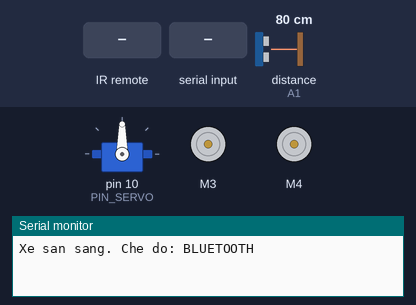
Recording of a sketch running on a simulated Arduino Uno, built with avr-gcc and run on an emulated ATmega328P. Parts: servo, 2 × DC motor (green arrow = forward, orange = backward, longer = faster), the last lines printed to the serial monitor. The inputs (shaded band) are chosen by the test bench; at power-on: distance to the obstacle (sensor on A1) 80 cm. The echo pulse lasts 58.3 µs per cm.

Above: at 1.2 s.
1.3 s: infrared code 0x47 received
At 2.5 s:
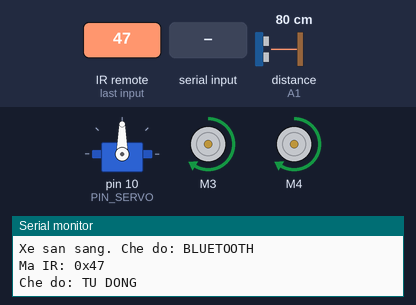
2.8 s: distance to the obstacle (sensor on A1) set to 23 cm
4.3 s: distance to the obstacle (sensor on A1) set to 18 cm
At 7.2 s:
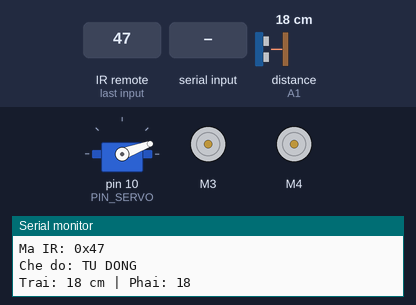
7.3 s: distance to the obstacle (sensor on A1) set to 2 cm
10.3 s: "I" received over the second serial link
At 11.0 s:
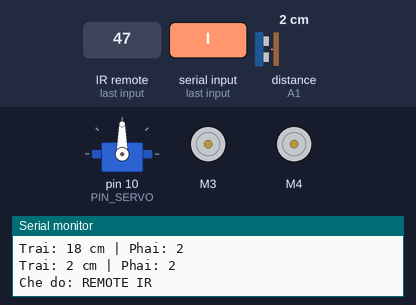
11.8 s: infrared code 0x5A received
At 11.92 s:
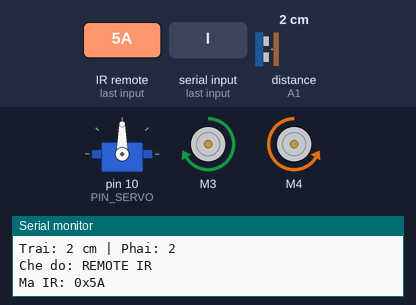
Timing chart, 0 to 14.5 s (numbered marks = the images above; inputs shaded):
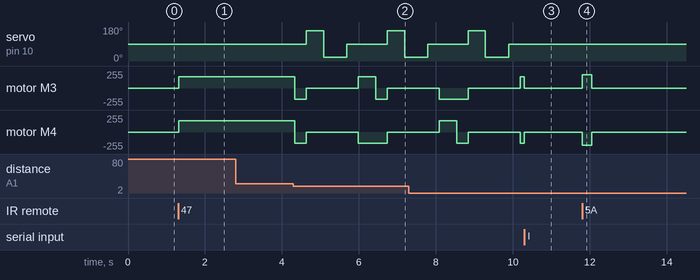

Measured:
- the behaviour switches between 21 and 20 cm on distance to the obstacle (sensor on A1) (found by bisection; images 1 and 2)
- after the input at 1.3 s, motor M3, motor M4: stopped → forward 170/255 at once
- after the input at 2.8 s, every drawn part: stays the same
- after the input at 4.3 s, servo on pin 10 (PIN_SERVO): 90° → 160° after 0.33 s, → 20° 0.45 s later, → 90° 0.60 s later, → 160° 1.1 s later, … (5 changes in this stretch); motor M3: forward 170/255 → backward 170/255 at once, → stopped 0.30 s later, → forward 170/255 1.4 s later, → backward 170/255 0.45 s later, … (5 changes in this stretch)
- after the input at 10.3 s, servo on pin 10 (PIN_SERVO): stays 90° (without the input it goes to 160° after 1.1 s); motor M4: backward 170/255 → stopped after 0.00 s instead of 1.1 s
- after the input at 11.8 s, motor M3: stopped → forward 200/255 at once, → stopped 0.25 s later; motor M4: stopped → backward 200/255 at once, → stopped 0.25 s later

The sketch:

xe_thong_minh.ino
```cpp
/*
  XE THONG MINH - Arduino Uno R3 + Shield L293D V1 + HC-05 + HC-SR04 + SG90 + IR
  Cac che do: Bluetooth (X), dieu khien remote IR (I), tu dong ne vat can (A).

  Thu vien can cai dat:
    - Adafruit Motor Shield library V1 (AFMotor)
    - Arduino-IRremote 4.x
    - Servo va SoftwareSerial co san trong Arduino IDE

  Dau day:
    Dong co trai M3, dong co phai M4
    Servo SG90 -> SERVO1 / D10
    HC-SR04: Trig A0, Echo A1
    HC-05: TX -> A2, RX <- A3 (nen chia ap 5V xuong 3.3V)
    Mat thu IR: OUT -> D2

  Bluetooth: X/I/A doi che do; F tien, B lui, L/R re, S dung, 0..9 toc do.
  Remote: phim 1/2/3 doi che do; mui ten de lai; OK dung.
*/

#include <AFMotor.h>
#include <Servo.h>
#include <SoftwareSerial.h>
#include <IRremote.hpp>
#include <ctype.h>

// Chan ket noi
#define PIN_TRIG   A0
#define PIN_ECHO   A1
#define PIN_BT_RX  A2
#define PIN_BT_TX  A3
#define PIN_IR     2
#define PIN_SERVO  10

// Ma command cua remote IR (co the can thay doi theo remote)
#define IR_MODE_BT   0x45
#define IR_MODE_IR   0x46
#define IR_MODE_AUTO 0x47
#define IR_UP        0x18
#define IR_DOWN      0x52
#define IR_LEFT      0x08
#define IR_RIGHT     0x5A
#define IR_OK        0x1C

const int KHOANG_CACH_NE_CM = 20;
const int KHOANG_CACH_DUNG_CM = 15;
const int TOC_DO_TU_DONG = 170;
const unsigned long THOI_GIAN_CHO_IR_MS = 250;
const unsigned long THOI_GIAN_DO_MS = 70;

AF_DCMotor dongCoTrai(3);
AF_DCMotor dongCoPhai(4);
Servo servoQuet;
SoftwareSerial bluetooth(PIN_BT_RX, PIN_BT_TX);

enum CheDo { CHE_DO_BLUETOOTH, CHE_DO_IR, CHE_DO_TU_DONG };
enum BuocTuDong {
  TU_DONG_DO_DUONG,
  TU_DONG_LUI,
  TU_DONG_QUAY_TRAI,
  TU_DONG_DO_TRAI,
  TU_DONG_DO_PHAI,
  TU_DONG_CHO_SERVO_VE_GIUA,
  TU_DONG_RE
};

CheDo cheDoHienTai = CHE_DO_BLUETOOTH;
BuocTuDong buocTuDong = TU_DONG_DO_DUONG;
int tocDoTay = 200;
char lenhDiChuyen = 'S';
unsigned long mocThoiGianBuoc = 0;
unsigned long mocDoKhoangCach = 0;
unsigned long mocNhanIR = 0;
int khoangCachTrai = 0;
int khoangCachPhai = 0;
int thoiGianReMs = 450;

void datTocDo(int tocDo) {
  tocDo = constrain(tocDo, 0, 255);
  dongCoTrai.setSpeed(tocDo);
  dongCoPhai.setSpeed(tocDo);
}

void dungXe() {
  dongCoTrai.run(RELEASE);
  dongCoPhai.run(RELEASE);
}

void chayTien(int tocDo) {
  datTocDo(tocDo);
  dongCoTrai.run(FORWARD);
  dongCoPhai.run(FORWARD);
}

void chayLui(int tocDo) {
  datTocDo(tocDo);
  dongCoTrai.run(BACKWARD);
  dongCoPhai.run(BACKWARD);
}

void quayTrai(int tocDo) {
  datTocDo(tocDo);
  dongCoTrai.run(BACKWARD);
  dongCoPhai.run(FORWARD);
}

void quayPhai(int tocDo) {
  datTocDo(tocDo);
  dongCoTrai.run(FORWARD);
  dongCoPhai.run(BACKWARD);
}

// Tra ve centimet; 0 co nghia la khong nhan duoc phan hoi (loi/mat tin hieu).
int docKhoangCachCm() {
  digitalWrite(PIN_TRIG, LOW);
  delayMicroseconds(2);
  digitalWrite(PIN_TRIG, HIGH);
  delayMicroseconds(10);
  digitalWrite(PIN_TRIG, LOW);
  unsigned long thoiGianEcho = pulseIn(PIN_ECHO, HIGH, 25000UL);
  if (thoiGianEcho == 0) return 0;
  return (int)(thoiGianEcho / 58UL);
}

void chuyenCheDo(CheDo cheDoMoi) {
  cheDoHienTai = cheDoMoi;
  lenhDiChuyen = 'S';
  buocTuDong = TU_DONG_DO_DUONG;
  dungXe();
  servoQuet.write(90);

  const __FlashStringHelper* tenCheDo = F("KHONG RO");
  if (cheDoMoi == CHE_DO_BLUETOOTH) tenCheDo = F("BLUETOOTH");
  else if (cheDoMoi == CHE_DO_IR) tenCheDo = F("REMOTE IR");
  else if (cheDoMoi == CHE_DO_TU_DONG) tenCheDo = F("TU DONG");

  Serial.print(F("Che do: "));
  Serial.println(tenCheDo);
  bluetooth.print(F("Che do: "));
  bluetooth.println(tenCheDo);
}

void dieuKhienTay(char lenh) {
  lenhDiChuyen = lenh;
  switch (lenh) {
    case 'F': chayTien(tocDoTay); break;
    case 'B': chayLui(tocDoTay); break;
    case 'L': quayTrai(tocDoTay); break;
    case 'R': quayPhai(tocDoTay); break;
    default: lenhDiChuyen = 'S'; dungXe(); break;
  }
}

void xuLyBluetooth() {
  while (bluetooth.available()) {
    int kyTuNhan = bluetooth.read();
    if (kyTuNhan < 0) continue;
    char lenh = (char)toupper((unsigned char)kyTuNhan);

    if (lenh == 'X') { chuyenCheDo(CHE_DO_BLUETOOTH); continue; }
    if (lenh == 'I') { chuyenCheDo(CHE_DO_IR); continue; }
    if (lenh == 'A') { chuyenCheDo(CHE_DO_TU_DONG); continue; }

    // Cho phep lenh S dung khan cap ca khi xe dang tu dong.
    if (lenh == 'S' && cheDoHienTai == CHE_DO_TU_DONG) {
      chuyenCheDo(CHE_DO_BLUETOOTH);
      continue;
    }
    if (cheDoHienTai != CHE_DO_BLUETOOTH) continue;

    if (lenh >= '0' && lenh <= '9') {
      // 0 dung xe; muc 1..9 dieu chinh toc do tu 120 den 255.
      if (lenh == '0') {
        tocDoTay = 0;
        dieuKhienTay('S');
      } else {
        tocDoTay = map(lenh - '0', 1, 9, 120, 255);
        if (lenhDiChuyen != 'S') dieuKhienTay(lenhDiChuyen);
      }
    } else if (lenh == 'F' || lenh == 'B' || lenh == 'L' || lenh == 'R' || lenh == 'S') {
      dieuKhienTay(lenh);
    }
  }
}

void xuLyIR() {
  if (!IrReceiver.decode()) {
    if (cheDoHienTai == CHE_DO_IR && lenhDiChuyen != 'S' &&
        millis() - mocNhanIR > THOI_GIAN_CHO_IR_MS) {
      dieuKhienTay('S');
    }
    return;
  }

  bool laLapLai = (IrReceiver.decodedIRData.flags & IRDATA_FLAGS_IS_REPEAT) != 0;
  uint8_t maLenh = IrReceiver.decodedIRData.command;
  IrReceiver.resume();

  if (laLapLai) {
    mocNhanIR = millis();
    return;
  }

  Serial.print(F("Ma IR: 0x"));
  Serial.println(maLenh, HEX);

  if (maLenh == IR_MODE_BT) { chuyenCheDo(CHE_DO_BLUETOOTH); return; }
  if (maLenh == IR_MODE_IR) { chuyenCheDo(CHE_DO_IR); return; }
  if (maLenh == IR_MODE_AUTO) { chuyenCheDo(CHE_DO_TU_DONG); return; }

  if (cheDoHienTai == CHE_DO_TU_DONG && maLenh == IR_OK) {
    chuyenCheDo(CHE_DO_IR);
    return;
  }
  if (cheDoHienTai != CHE_DO_IR) return;

  mocNhanIR = millis();
  switch (maLenh) {
    case IR_UP: dieuKhienTay('F'); break;
    case IR_DOWN: dieuKhienTay('B'); break;
    case IR_LEFT: dieuKhienTay('L'); break;
    case IR_RIGHT: dieuKhienTay('R'); break;
    case IR_OK: dieuKhienTay('S'); break;
  }
}

void kiemTraAnToanLaiTay() {
  if (cheDoHienTai != CHE_DO_BLUETOOTH && cheDoHienTai != CHE_DO_IR) return;
  if (lenhDiChuyen != 'F' || millis() - mocDoKhoangCach < THOI_GIAN_DO_MS) return;
  mocDoKhoangCach = millis();

  int khoangCach = docKhoangCachCm();
  // Mat tin hieu cam bien cung dung xe de an toan, khong coi la duong trong.
  if (khoangCach == 0 || khoangCach <= KHOANG_CACH_DUNG_CM) {
    dieuKhienTay('S');
    Serial.println(F("Canh bao: vat can hoac mat tin hieu, da dung xe."));
    bluetooth.println(F("Canh bao: vat can/mat tin hieu, da dung xe."));
  }
}

bool hetThoiGianBuoc(unsigned long thoiLuongMs) {
  return millis() - mocThoiGianBuoc >= thoiLuongMs;
}

void batDauBuoc(BuocTuDong buocMoi) {
  buocTuDong = buocMoi;
  mocThoiGianBuoc = millis();
}

// May trang thai khong dung delay dai; Bluetooth va IR van duoc xu ly lien tuc.
void xuLyTuDong() {
  unsigned long hienTai = millis();

  switch (buocTuDong) {
    case TU_DONG_DO_DUONG: {
      if (hienTai - mocDoKhoangCach < THOI_GIAN_DO_MS) return;
      mocDoKhoangCach = hienTai;
      int khoangCach = docKhoangCachCm();
      if (khoangCach == 0) {
        dungXe(); // Cam bien khong tra loi: dung an toan
        Serial.println(F("Khong co phan hoi tu HC-SR04; xe da dung."));
      } else if (khoangCach <= KHOANG_CACH_NE_CM) {
        dungXe();
        chayLui(TOC_DO_TU_DONG);
        batDauBuoc(TU_DONG_LUI);
      } else {
        chayTien(TOC_DO_TU_DONG);
      }
      break;
    }

    case TU_DONG_LUI:
      if (hetThoiGianBuoc(300)) {
        dungXe();
        servoQuet.write(160);
        batDauBuoc(TU_DONG_QUAY_TRAI);
      }
      break;

    case TU_DONG_QUAY_TRAI:
      if (hetThoiGianBuoc(450)) {
        khoangCachTrai = docKhoangCachCm();
        servoQuet.write(20);
        batDauBuoc(TU_DONG_DO_TRAI);
      }
      break;

    case TU_DONG_DO_TRAI:
      if (hetThoiGianBuoc(600)) {
        khoangCachPhai = docKhoangCachCm();
        servoQuet.write(90);
        batDauBuoc(TU_DONG_CHO_SERVO_VE_GIUA);
      }
      break;

    case TU_DONG_CHO_SERVO_VE_GIUA:
      if (hetThoiGianBuoc(300)) {
        Serial.print(F("Trai: ")); Serial.print(khoangCachTrai);
        Serial.print(F(" cm | Phai: ")); Serial.println(khoangCachPhai);

        // Mat tin hieu khi quet cung duoc xem nhu huong bi chan.
        bool traiBiChan = khoangCachTrai == 0 || khoangCachTrai < 15;
        bool phaiBiChan = khoangCachPhai == 0 || khoangCachPhai < 15;
        if (traiBiChan && phaiBiChan) {
          thoiGianReMs = 900;
          quayPhai(TOC_DO_TU_DONG);
        } else if (!traiBiChan && (phaiBiChan || khoangCachTrai > khoangCachPhai)) {
          thoiGianReMs = 450;
          quayTrai(TOC_DO_TU_DONG);
        } else {
          thoiGianReMs = 450;
          quayPhai(TOC_DO_TU_DONG);
        }
        batDauBuoc(TU_DONG_RE);
      }
      break;

    case TU_DONG_RE:
      if (hetThoiGianBuoc((unsigned long)thoiGianReMs)) {
        dungXe();
        batDauBuoc(TU_DONG_DO_DUONG);
        mocDoKhoangCach = 0;
      }
      break;
  }
}

void setup() {
  Serial.begin(9600);
  bluetooth.begin(9600);

  pinMode(PIN_TRIG, OUTPUT);
  pinMode(PIN_ECHO, INPUT);
  digitalWrite(PIN_TRIG, LOW);

  servoQuet.attach(PIN_SERVO);
  servoQuet.write(90);
  IrReceiver.begin(PIN_IR, DISABLE_LED_FEEDBACK);

  datTocDo(tocDoTay);
  dungXe();
  Serial.println(F("Xe san sang. Che do: BLUETOOTH"));
}

void loop() {
  xuLyBluetooth();
  xuLyIR();

  if (cheDoHienTai == CHE_DO_TU_DONG) {
    xuLyTuDong();
  } else {
    kiemTraAnToanLaiTay();
  }
}
```
